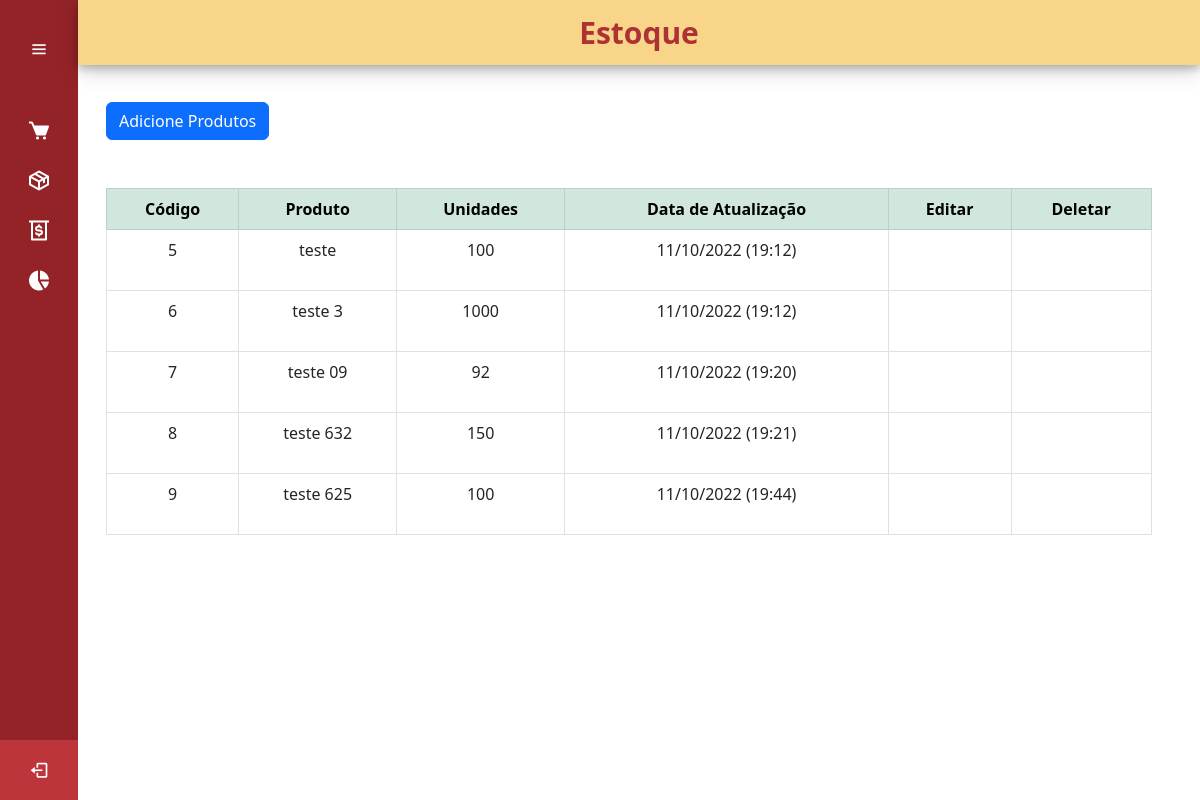
Page /estoque (signed in) on the committed database.
### cadastro/models.py (models this page shows, shortened)
class ListaProdutos(models.Model):
    nome_produto = models.CharField(max_length=50, verbose_name='Produto')
    quantidade_produto = models.IntegerField(verbose_name='Qntd.')
    data_adicao = models.DateTimeField(auto_now_add= True ,verbose_name='Data de Adição')
    nota_produto = models.TextField()

### cadastro/views.py (the view)
# urls.py: path('estoque', views.produto_List, name='estoque'),
def produto_List(request):
    produto_List = ListaProdutos.objects.all()
    return render(request, "paginas/estoque.html", {'produtos': produto_List})

### paginas/templates/paginas/estoque.html (shortened to what this page needs)
{% extends 'paginas/modelo.html' %}
{% load static %}
{% block conteudo %}
<div class="home_content" style="top: 30px">
    <div class="conteudo_pagina">
        <div class="container">
            <br><br><br>
            <button type="button" class="btn btn-primary" data-bs-toggle="modal" data-bs-target="#addModal">
                Adicione Produtos
            </button>
            <br><br><br>
            <table class="table table-bordered" id="tabela" style="text-align: center ;">
                <thead class="table-success">
                    <tr>
                        <th>Código</th>
                        <th>Produto</th>
                        <th>Unidades</th>
                        <th>Data de Atualização</th>
                        <th>Editar</th>
                        <th>Deletar</th>
                    </tr>
                </thead>
                {% for produto in produtos %}
                <tr>
                    <td>{{ produto.id }}</td>
                    <td>{{ produto.nome_produto }}</td>
                    <td>{{ produto.quantidade_produto }}</td>
                    <td>{{ produto.data_adicao | date:'d/m/Y (H:i)' }}</td>
                    <td>
                        <a class="btn btn-sucess text-center" title="Editar Produto" data-bs-toggle="modal"
                            data-bs-target="#editModal{{ produto.id }}">
                            <box-icon name='edit'></box-icon>
                        </a>
                    </td>
                    <td>
                        <a class="btn text-center" title="Deletar Produto" data-bs-toggle="modal"
                            data-bs-target="#deleteModal{{ produto.id }}">
                            <box-icon name='trash'></box-icon>
                        </a>
                    </td>
                </tr>
                {% endfor %}
            </table>
        </div>
    </div>
</div>
{% endblock %}

### static/css/styles.css (style rules this page uses)
.home_content { height: calc(100% - 60px); width: calc(100% - 98px); position: absolute; top: 78px; left: 78px; transition: all 0.5s ease; padding: 0 16px; }

### rows in the picture
ListaProdutos: id "5", nome_produto "teste", quantidade_produto "100", data_adicao "11/10/2022 (19:12)"
ListaProdutos: id "6", nome_produto "teste 3", quantidade_produto "1000", data_adicao "11/10/2022 (19:12)"
ListaProdutos: id "7", nome_produto "teste 09", quantidade_produto "92", data_adicao "11/10/2022 (19:20)"
ListaProdutos: id "8", nome_produto "teste 632", quantidade_produto "150", data_adicao "11/10/2022 (19:21)"
ListaProdutos: id "9", nome_produto "teste 625", quantidade_produto "100", data_adicao "11/10/2022 (19:44)"
